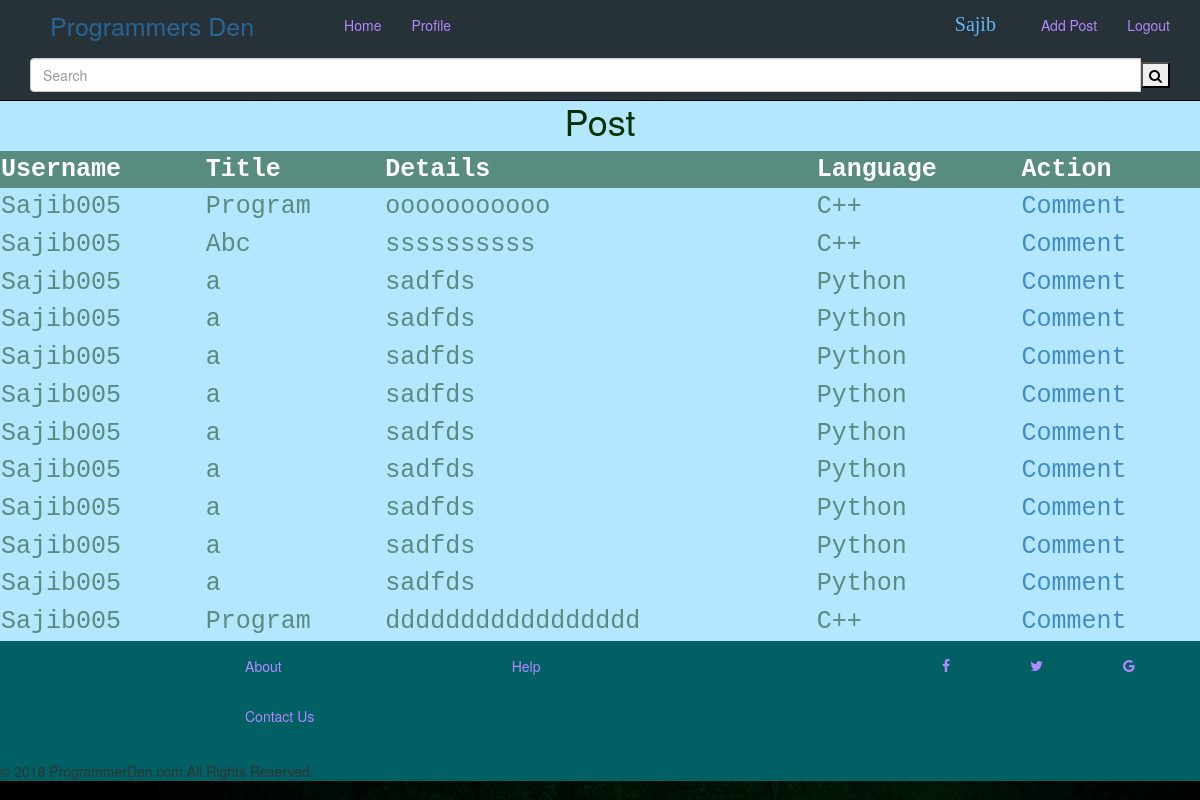
Screenshot of /post.php (signed in) with the database file from the repository.
### tables this page shows
CREATE TABLE `post` (
  `Post_id` int(20) NOT NULL,
  `User_id` int(10) DEFAULT NULL,
  `Username` varchar(100) NOT NULL,
  `Title` varchar(100) DEFAULT NULL,
  `Details` mediumtext,
  `Language` varchar(30) DEFAULT NULL,
  `Date` date DEFAULT NULL
);

### post.php (the view, shortened to what this page needs)
<!DOCTYPE html>
<html>
  <head>
    <link href="css/style2.css" rel="stylesheet">
    <link href="css/bootstrap.min.css" rel="stylesheet">
    <link rel="stylesheet" href="https://cdnjs.cloudflare.com/ajax/libs/font-awesome/4.7.0/css/font-awesome.min.css">
  </head>
  <body>
    <nav style="background-color: #263238;">
        <div class="navbar-header">
            <a href="#" class="navbar-brand" style="padding-left: 50px;font-size: 25px;">Programmers Den</a>
        </div>
        <div id="navbarCollapse" class="collapse navbar-collapse">
            <ul class="nav navbar-nav">
                <li class="active"><a href="index.php" style="margin-left: 60px;">Home</a></li>
                <li><a href="user_management.php">Profile</a></li>
            </ul>
            <ul class="nav navbar-nav navbar-right">
                <li><div style="font-size: 20px;font-family:'Comic Sans MS',cursive;color:#64B5F6;margin: 10px 30px;">
                        <?php
                            echo ''.$_SESSION['username'];
                        ?>
                    </div>
                </li>
                <li><a href="add_post.php">Add Post</a></li>
                <li><a href="logout.php">Logout</a></li>
            </ul>
            <form class="navbar-form navbar-left">
                <div class="input-group">
                    <input type="text" class="form-control" placeholder="Search">
                    <span class="input-group-btn">
                        <button type="submit"><i class="fa fa-search"></i></button>
                    </span>
                </div>
            </form>
        </div>
    </nav>
    <div style="background-color:#b3e6ff;">
        <h1 align="center" style=" margin-top: 1px; color:#003300;">Post</h1>
        <table style=" border-collapse: collapse; width: 1450px; color: #588c7e; font-family: monospace;font-size: 25px; text-align: left;"align="center" >
             <tr style="background-color: #f2f2f2;" >
              <th style="background-color: #588c7e; color: white;">Username</th>
              <th style="background-color: #588c7e; color: white;">Title</th>
              <th style="background-color: #588c7e; color: white;">Details</th>
              <th style="background-color: #588c7e; color: white;">Language</th>
              <th style="background-color: #588c7e; color: white;">Action</th>
             </tr>
             <?php
            $conn = mysqli_connect("localhost", "root", "", "programming");
              $sql = "SELECT post_id, username, title, details, language FROM post";
              $result = $conn->query($sql);
              while ($user=mysqli_fetch_array($result)) {
				?>
				<tr>
					<td><?php echo $user['username']?></td>
					<td><?php echo $user['title']?></td>
					<td><?php echo $user['details']?></td>
					<td><?php echo $user['language']?></td>
					<td><a href="comment.php?post_id=<?php echo $user['id']?>">Comment</a><br/>
							</td>
				</tr>
			<?php
			}
			?>
        </table>
    </div>
    <footer>
        <nav style="background-color: #006064;">
            <div id="navbarCollapse" class="collapse navbar-collapse">
               <div class="col-md-8">
                    <ul class="nav navbar-nav" style="margin:0 20px 20px 0px;">
                        <li><a href="about.php" style="margin-left: 200px;">About</a></li>
                        <li><a href="help.php" style="margin-left: 200px;">Help</a></li>
                        <li><a href="contact_us.php" style="margin-left: 200px;">Contact Us</a></li>
                    </ul>
                </div>
                <ul class="nav navbar-nav navbar-right">
                    <li><a href="https://www.facebook.com" class="fa fa-facebook" style="margin-right: 50px;"></a></li>
                    <li><a href="https://www.twitter.com" class="fa fa-twitter" style="margin-right: 50px;"></a></li>
                    <li><a href="https://www.google.com" class="fa fa-google" style="margin-right: 50px;"></a></li>
                </ul>
            </div>
            <div id="copyright">
            </div>
        </nav>
    </footer>
</html>

### css/style2.css (style rules this page uses)
body { font-family: Cambria, Palatino, "Palatino Linotype", "Palatino LT STD", Georgia, serif; font-weight: 400; font-size: 15px; color: #3a2127; overflow-y: scroll; background: url('../img/python2.png'); background-size: 1364px 1124px; }
a { color: #37474F; text-decoration: none; }

### rows the page displays
post: Username "Sajib005", Title "Program", Details "ooooooooooo", Language "C++"
post: Username "Sajib005", Title "Abc", Details "ssssssssss", Language "C++"
post: Username "Sajib005", Title "a", Details "sadfds", Language "Python"
post: Username "Sajib005", Title "a", Details "sadfds", Language "Python"
post: Username "Sajib005", Title "a", Details "sadfds", Language "Python"
post: Username "Sajib005", Title "a", Details "sadfds", Language "Python"
post: Username "Sajib005", Title "a", Details "sadfds", Language "Python"
post: Username "Sajib005", Title "a", Details "sadfds", Language "Python"
post: Username "Sajib005", Title "a", Details "sadfds", Language "Python"
post: Username "Sajib005", Title "a", Details "sadfds", Language "Python"
post: Username "Sajib005", Title "a", Details "sadfds", Language "Python"
post: Username "Sajib005", Title "Program", Details "ddddddddddddddddd", Language "C++"

### other values shown
$_SESSION['username'] "Sajib"
